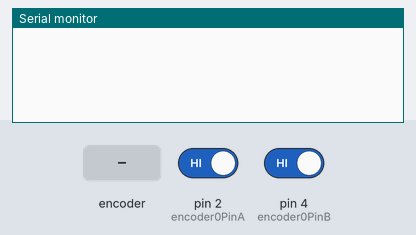
Bench run of a sketch on a simulated Arduino Uno, built with avr-gcc and run on an emulated ATmega328P. Parts: the last lines printed to the serial monitor. Inputs (shaded band) come from the test bench; at power-on: pin 2 (encoder0PinA) HIGH, pin 4 (encoder0PinB) HIGH.

Above: at 1.2 s.
1.3 s: rotary encoder on pin 2 (encoder0PinA) / pin 4 (encoder0PinB) turned 1 step (first pin leading)
At 2.1 s:
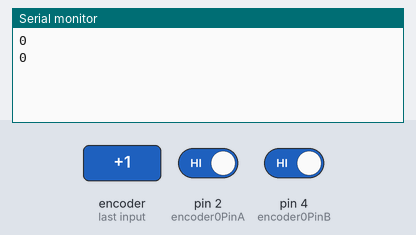
3.0 s: rotary encoder on pin 2 (encoder0PinA) / pin 4 (encoder0PinB) turned 2 steps (second pin leading)
At 4.4 s:
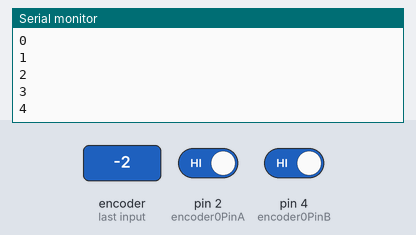
Timing chart, 0 to 6.0 s (numbered marks = the images above; inputs shaded):
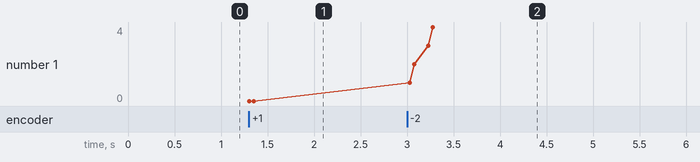

The sketch:

lamp_tx.ino
```cpp
#define encoder0PinA 2
#define encoder0PinB 4

#define MAX_VALUE 255
#define MIN_VALUE 0

volatile unsigned int encoder0Pos = 0;
static boolean rotating=false;

void setup() {
  pinMode(encoder0PinA, INPUT);
  digitalWrite(encoder0PinA, HIGH);
  pinMode(encoder0PinB, INPUT);
  digitalWrite(encoder0PinB, HIGH);

  attachInterrupt(0, rotEncoder, CHANGE);
  Serial.begin (9600);
}

void rotEncoder(){
  rotating=true;
  // If a signal change (noise or otherwise) is detected
  // in the rotary encoder, the flag is set to true
}

void loop() {
  while(rotating) {
    delay(2);
    // When signal changes we wait 2 milliseconds for it to
    // stabilise before reading (increase this value if there
    // still bounce issues)
    if (!(encoder0Pos>MAX_VALUE) && digitalRead(encoder0PinA) == digitalRead(encoder0PinB)) {
      encoder0Pos++;
    }
    else if(encoder0Pos != 0){
      encoder0Pos--;
    }
    rotating=false; // Reset the flag back to false

    if(encoder0Pos>MAX_VALUE)
      encoder0Pos = MAX_VALUE;


    Serial.println(encoder0Pos);
  }
}
```

Measured:
- after the input at 1.3 s, the serial monitor: prints a new line at once (image 1)
- after the input at 3.0 s, the serial monitor: prints a new line at once (image 2)
- plotted number 1: 0 → 4 after the input at 3.0 s
